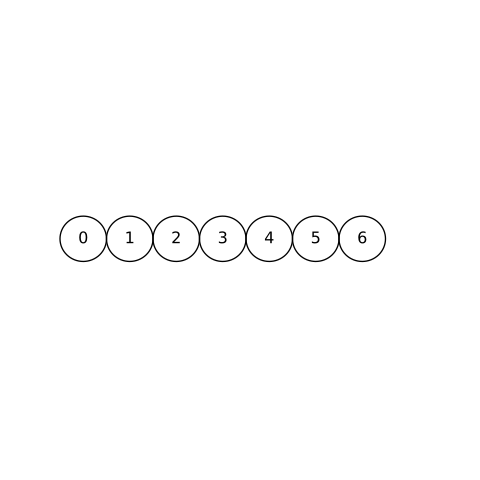

Generate this figure with Python:
from matplotlib import patches
import matplotlib.pyplot as plt
import numpy as np
n_nodes = 7

# %%
fig = plt.figure(figsize=(5,5))
ax = plt.subplot(111)
ax.axis('equal')
ax.axis('off')
small_radius = 1./(n_nodes + 1) / 2
y = 0.5
for i in range(n_nodes):
    x = small_radius + i * small_radius * 2
    circle = patches.Circle((x, y),
                            radius=small_radius,
                            edgecolor='k',
                            facecolor='none',
                            transform=ax.transAxes,
                            clip_on=False)
    ax.text(x, y, i, va='center', ha='center', size=12,
            transform=ax.transAxes)
    ax.add_patch(circle)
ax.autoscale_view()
fig.savefig('chain.svg')
